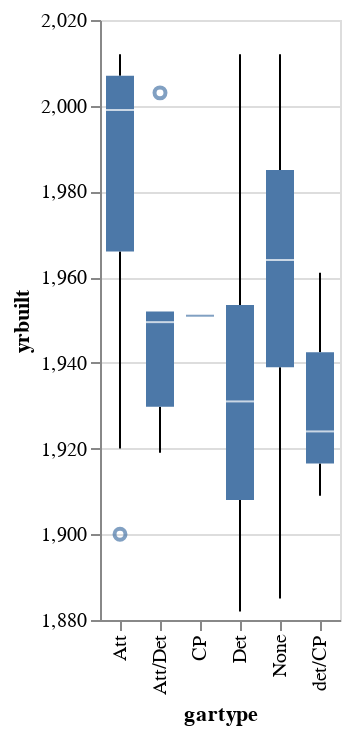

The notebook cell this image was saved under:
### Code cell
sub_dat = denver.sample(500)

alt.Chart(sub_dat).mark_boxplot().encode(
    y = alt.Y("yrbuilt", scale=alt.Scale(zero=False)),
    x = "gartype"
)

### Figure 1 — Vega-Lite specification as saved in the notebook (floating-point values rounded to 4 significant figures; data arrays with more than 128 entries replaced by an {"elided": "..."} marker saying what was removed)
{"config": {"view": {"continuousWidth": 400, "continuousHeight": 300}}, "data": {"name": "data-c25754e62a9ecc3a59c3c85a8cb3c74d"}, "mark": "boxplot", "encoding": {"x": {"field": "gartype", "type": "nominal"}, "y": {"field": "yrbuilt", "scale": {"zero": false}, "type": "quantitative"}}, "$schema": "https://vega.github.io/schema/vega-lite/v4.17.0.json", "datasets": {"data-c25754e62a9ecc3a59c3c85a8cb3c74d": {"elided": "500 records"}}}
